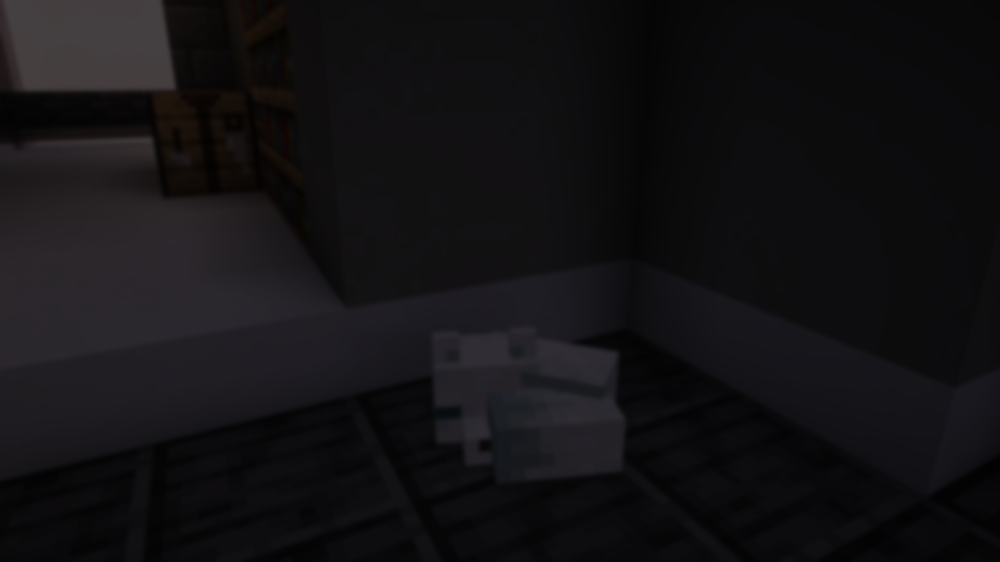
#> input picture linux/.config/swaylock/lock.png, 1000 x 562 px, shrunk from 1920 x 1080 before the run
$ python lockimage.py lock.png out.png
#> lines starting #> are read from the running program, lines starting #| are printed output that depends on the picture
import argparse

argparser = argparse.ArgumentParser(
    prog="lockimage.py", description="lockscreen image generator"
)
argparser.add_argument("imagein", type=argparse.FileType("rb"))
argparser.add_argument("imageout", type=argparse.FileType("wb"))
args = argparser.parse_args()

import os
from PIL import Image, ImageEnhance, ImageFilter

i = Image.open(args.imagein)
#> i is the input picture: PIL image 1000x562 RGB; mean R, G, B 19.3, 17.8, 20.1

i = ImageEnhance.Brightness(i).enhance(0.3)
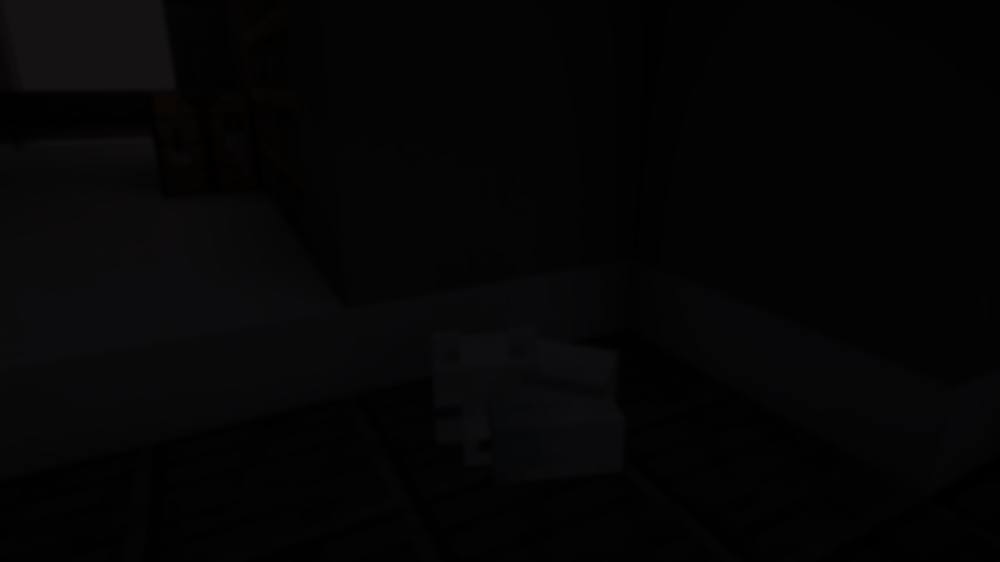
#> i: PIL image 1000x562 RGB; mean R, G, B 5.3, 4.88, 5.55
i = i.filter(ImageFilter.GaussianBlur(4))

i.save(args.imageout)
